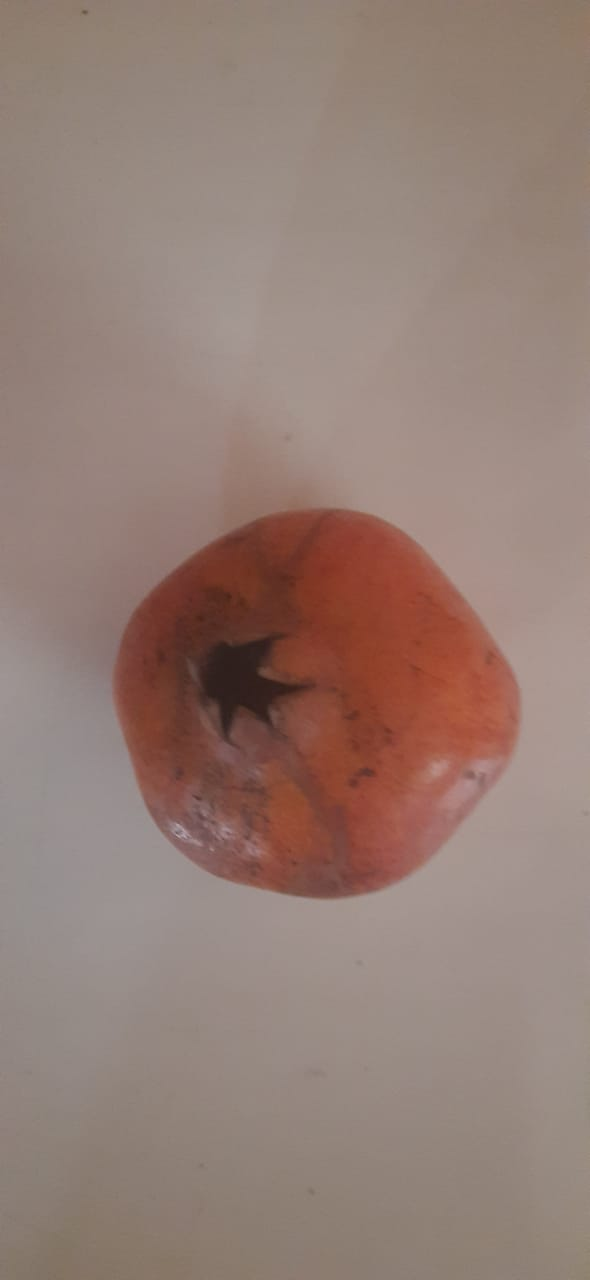
#> input picture Lab_01/data/rgb_images/1.jpeg, 590 x 1280 px; its folder holds only this picture in this run
$ jupyter execute --allow-errors Lab_IVP_01.ipynb   (shell and % lines are left out)   (older library calls are emulated)
#> lines starting #> are read from the running program, lines starting #| are printed output that depends on the picture
# Reading and displaying images using :
## 1. PIL
## 2. Matplotlib
## 3. Skimage

[cell 1]
import os
import numpy as np
import matplotlib.pyplot as plt
import matplotlib.image as mpimg

[cell 2]
data_path = "data/rgb_images/"

[cell 3]
# Reading images using Matplotlib
images_path = []
images_data = []
for file in os.listdir(data_path):
    p = os.path.join(data_path, file)
    images_path.append(p)
    images_data.append(mpimg.imread(p))

[cell 4]
print(images_path)
print("\n========================================================\n")
print(images_data[0])
#> (printed output is left out)

[cell 5]
plt.imshow(images_data[0])

[cell 6]
for i, img in enumerate(images_data):
    print("Dimension of image {} : {}".format(i + 1, img.shape))
    print("Height of image {} : {}".format(i + 1, img.shape[0]))
    print("Width of image {} : {}".format(i + 1, img.shape[1]))
    print("No. of channels in image {} : {}".format(i + 1, img.shape[2]))
    print("\n========================================================\n")
#> this loop made 1 pass
#| Dimension of image 1 : (1280, 590, 3)
#| Height of image 1 : 1280
#| Width of image 1 : 590
#| No. of channels in image 1 : 3
#| ========================================================

[cell 7]
#using PIL
from IPython.display import display
from PIL import Image

img_pil = Image.open(images_path[0])
#> img_pil is the input picture: PIL image 590x1280 RGB; mean R, G, B 148.5, 125.9, 117.2
img_pil = img_pil.resize((250, 250), Image.ANTIALIAS)
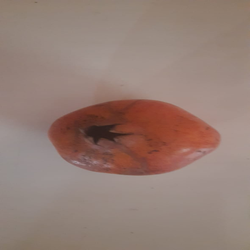
#> img_pil: PIL image 250x250 RGB; mean R, G, B 148.5, 125.9, 117.2
#img_pil.show() shows in the desktop app
display(img_pil) #renders the image in the jupyter notebook
print("Height of the image : ", img_pil.size[0])
#| Height of the image :  250
print("Width of the image : ", img_pil.size[1])
#| Width of the image :  250

[cell 8]
#using skimage
from skimage import io
img_sk = io.imread(images_path[0])
io.imshow(img_sk)
io.show()
print("Height of the image : ", img_sk.shape[0])
#| Height of the image :  1280
print("Width of the image : ", img_sk.shape[1])
#| Width of the image :  590
print("No. of Channels : ", img_sk.shape[2])
#| No. of Channels :  3

## Task 2:
Reading and displaying an image in Python without using special libraries such as
OpenCV, PIL or Matplotlib. Write a program that reads a grayscale image in raw format
from a file and save the new image into a new file in raw format. Numpy is the only
standard library that can be used

#> (a cell that did not finish here is left out)

[cell 10]
r, c = 512, 512
#> (the rest of this cell did not finish here and is left out)

[cell 11]
#converting 1d to 2d
img.shape = (img.size // c, c)
print("2d shape of the image : ", img.shape)
#| 2d shape of the image :  (4425, 512)

[cell 12]
#saving the image
img.astype('int8').tofile('saved_image.raw')
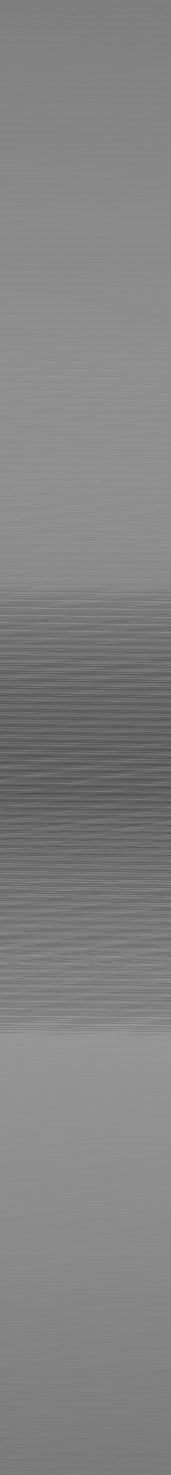
#> img: shape (4425, 512) (shown at 1/3 size); min 20, max 188, mean 130.5
#> (the rest of this cell did not finish here and is left out)

$ run again, on Lab_01/data/rgb_images/13.jpeg
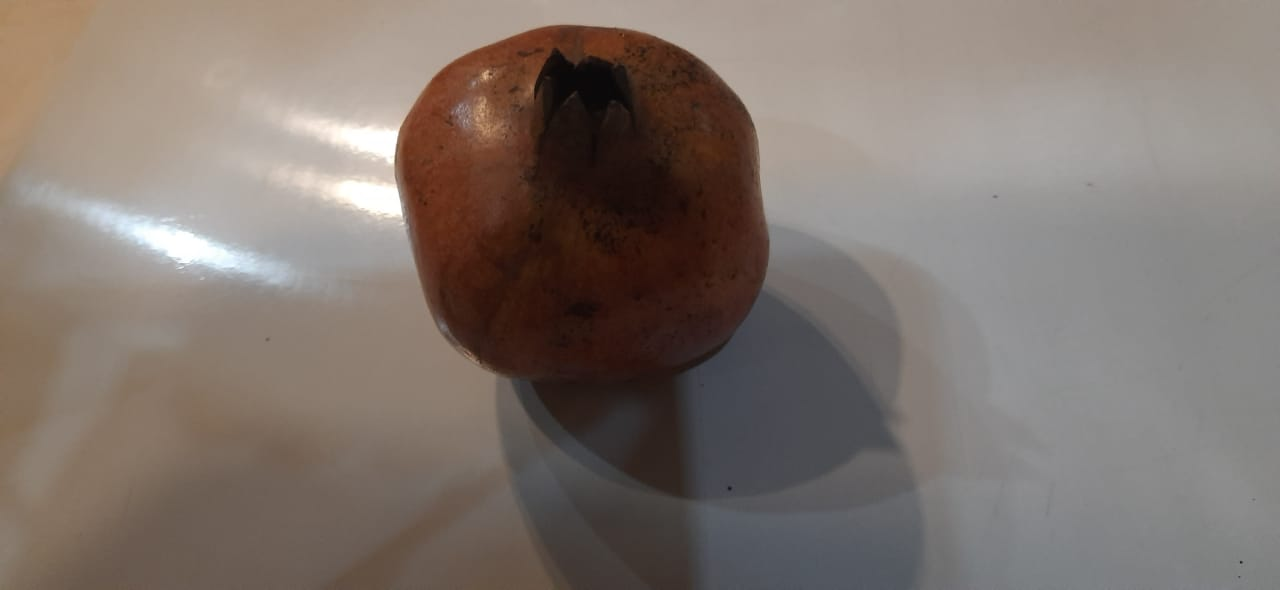
#> input picture Lab_01/data/rgb_images/13.jpeg, 1280 x 590 px
#> (printed output is left out)
#> the loop `for i, img in enumerate(images_data):` made 1 pass
#| Dimension of image 1 : (590, 1280, 3)
#| Height of image 1 : 590
#| Width of image 1 : 1280
#| No. of channels in image 1 : 3
#| ========================================================
#> img_pil is the input picture: PIL image 1280x590 RGB; mean R, G, B 127.1, 116, 109.3
#> `img_pil = img_pil.resize((250, 250), Image.ANTIALIAS)`:
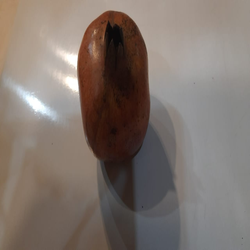
#> img_pil: PIL image 250x250 RGB; mean R, G, B 127.1, 116, 109.3
#| Height of the image :  250
#| Width of the image :  250
#| Height of the image :  590
#| Width of the image :  1280
#| No. of Channels :  3
#| 2d shape of the image :  (4425, 512)
#> `img.astype('int8').tofile('saved_image.raw')`:
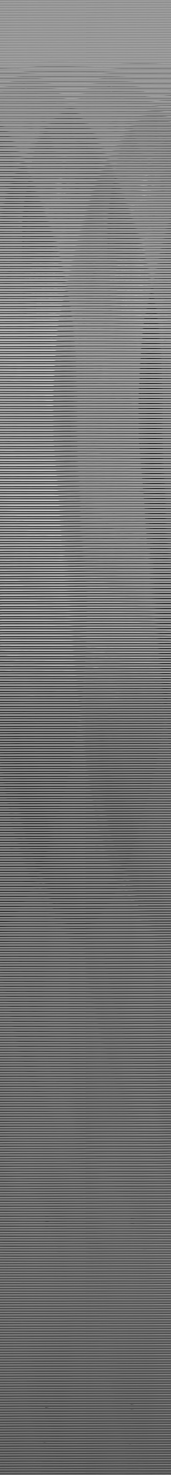
#> img: shape (4425, 512) (shown at 1/3 size); min 0, max 255, mean 117.5

$ run again, on Lab_01/data/rgb_images/14.jpeg
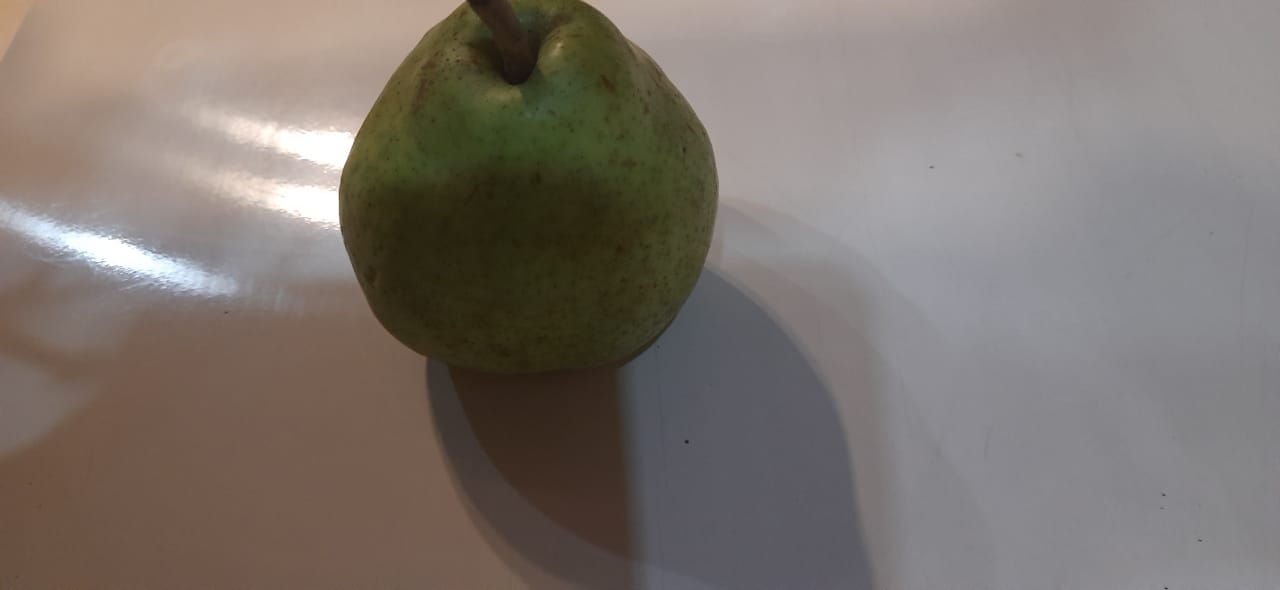
#> input picture Lab_01/data/rgb_images/14.jpeg, 1280 x 590 px
#> (printed output is left out)
#> the loop `for i, img in enumerate(images_data):` made 1 pass
#| Dimension of image 1 : (590, 1280, 3)
#| Height of image 1 : 590
#| Width of image 1 : 1280
#| No. of channels in image 1 : 3
#| ========================================================
#> img_pil is the input picture: PIL image 1280x590 RGB; mean R, G, B 123.8, 115.4, 109.1
#> `img_pil = img_pil.resize((250, 250), Image.ANTIALIAS)`:
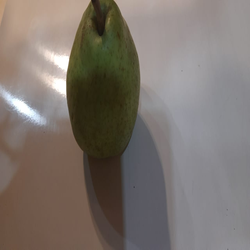
#> img_pil: PIL image 250x250 RGB; mean R, G, B 123.8, 115.4, 109.1
#| Height of the image :  250
#| Width of the image :  250
#| Height of the image :  590
#| Width of the image :  1280
#| No. of Channels :  3
#| 2d shape of the image :  (4425, 512)
#> `img.astype('int8').tofile('saved_image.raw')`:
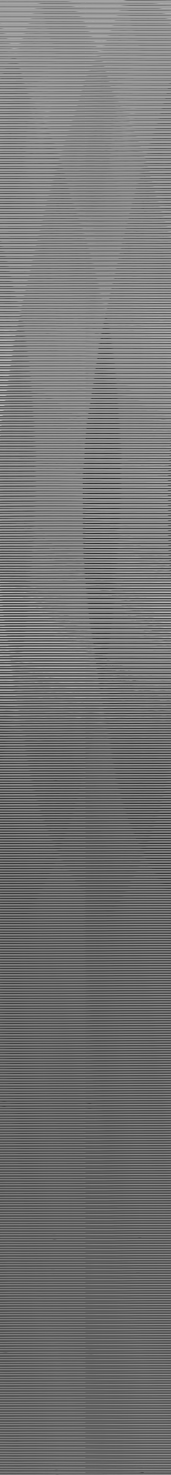
#> img: shape (4425, 512) (shown at 1/3 size); min 6, max 255, mean 116.1

$ run again, on Lab_01/data/rgb_images/15.jpeg
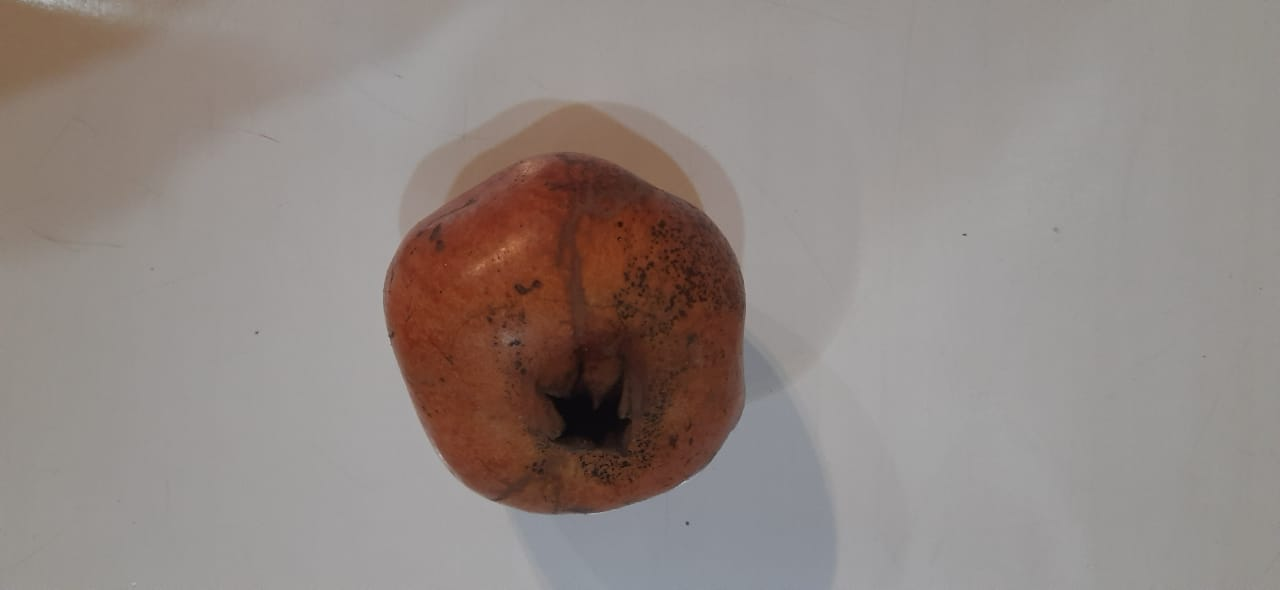
#> input picture Lab_01/data/rgb_images/15.jpeg, 1280 x 590 px
#> (printed output is left out)
#> the loop `for i, img in enumerate(images_data):` made 1 pass
#| Dimension of image 1 : (590, 1280, 3)
#| Height of image 1 : 590
#| Width of image 1 : 1280
#| No. of channels in image 1 : 3
#| ========================================================
#> img_pil is the input picture: PIL image 1280x590 RGB; mean R, G, B 145.4, 135.7, 131.6
#> `img_pil = img_pil.resize((250, 250), Image.ANTIALIAS)`:
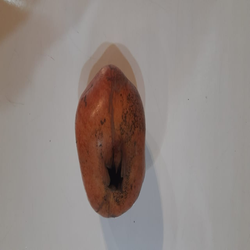
#> img_pil: PIL image 250x250 RGB; mean R, G, B 145.4, 135.7, 131.6
#| Height of the image :  250
#| Width of the image :  250
#| Height of the image :  590
#| Width of the image :  1280
#| No. of Channels :  3
#| 2d shape of the image :  (4425, 512)
#> `img.astype('int8').tofile('saved_image.raw')`:
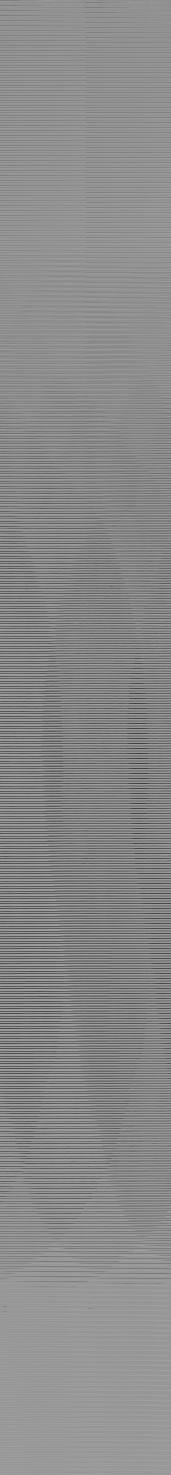
#> img: shape (4425, 512) (shown at 1/3 size); min 0, max 199, mean 137.6

$ run again, on Lab_01/data/rgb_images/10.jpeg
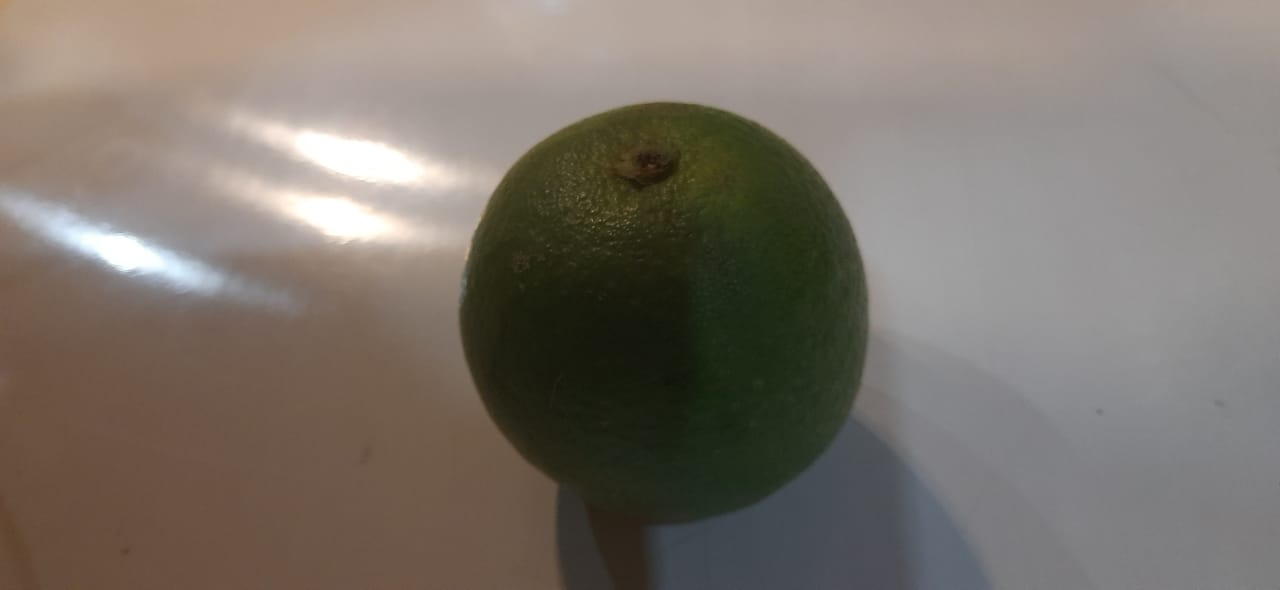
#> input picture Lab_01/data/rgb_images/10.jpeg, 1280 x 590 px
#> (printed output is left out)
#> the loop `for i, img in enumerate(images_data):` made 1 pass
#| Dimension of image 1 : (590, 1280, 3)
#| Height of image 1 : 590
#| Width of image 1 : 1280
#| No. of channels in image 1 : 3
#| ========================================================
#> img_pil is the input picture: PIL image 1280x590 RGB; mean R, G, B 122.7, 114.9, 106.3
#> `img_pil = img_pil.resize((250, 250), Image.ANTIALIAS)`:
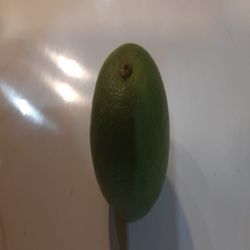
#> img_pil: PIL image 250x250 RGB; mean R, G, B 122.7, 114.9, 106.3
#| Height of the image :  250
#| Width of the image :  250
#| Height of the image :  590
#| Width of the image :  1280
#| No. of Channels :  3
#| 2d shape of the image :  (4425, 512)
#> `img.astype('int8').tofile('saved_image.raw')`:
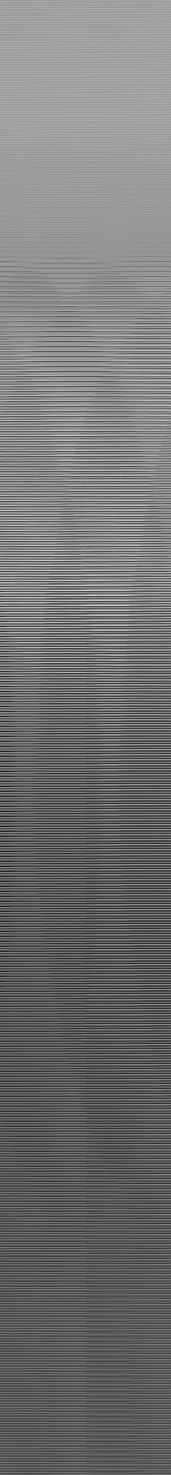
#> img: shape (4425, 512) (shown at 1/3 size); min 2, max 255, mean 114.6
